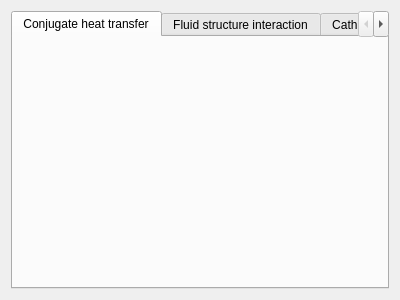
<?xml version="1.0" encoding="UTF-8"?>
<ui version="4.0">
 <class>CouplingParametersForm</class>
 <widget class="QWidget" name="CouplingParametersForm">
  <property name="geometry">
   <rect>
    <x>0</x>
    <y>0</y>
    <width>400</width>
    <height>300</height>
   </rect>
  </property>
  <property name="windowTitle">
   <string>Form</string>
  </property>
  <layout class="QGridLayout" name="gridLayout">
   <item row="1" column="0">
    <widget class="QTabWidget" name="couplingModelsTabWidget">
     <property name="currentIndex">
      <number>0</number>
     </property>
     <widget class="ConjugateHeatTransferView" name="conjugateHeatTransferTab">
      <attribute name="title">
       <string>Conjugate heat transfer</string>
      </attribute>
     </widget>
     <widget class="FluidStructureInteractionView" name="fluidStructureInteractionTab">
      <attribute name="title">
       <string>Fluid structure interaction</string>
      </attribute>
     </widget>
     <widget class="CathareCouplingView" name="cathareCouplingTab">
      <attribute name="title">
       <string>Cathare coupling</string>
      </attribute>
     </widget>
    </widget>
   </item>
  </layout>
 </widget>
 <customwidgets>
  <customwidget>
   <class>ConjugateHeatTransferView</class>
   <extends>QWidget</extends>
   <header location="global">ConjugateHeatTransferView.h</header>
   <container>1</container>
  </customwidget>
  <customwidget>
   <class>FluidStructureInteractionView</class>
   <extends>QWidget</extends>
   <header>FluidStructureInteractionView.h</header>
   <container>1</container>
  </customwidget>
  <customwidget>
   <class>CathareCouplingView</class>
   <extends>QWidget</extends>
   <header>CathareCouplingView.h</header>
   <container>1</container>
  </customwidget>
 </customwidgets>
 <resources/>
 <connections/>
</ui>
